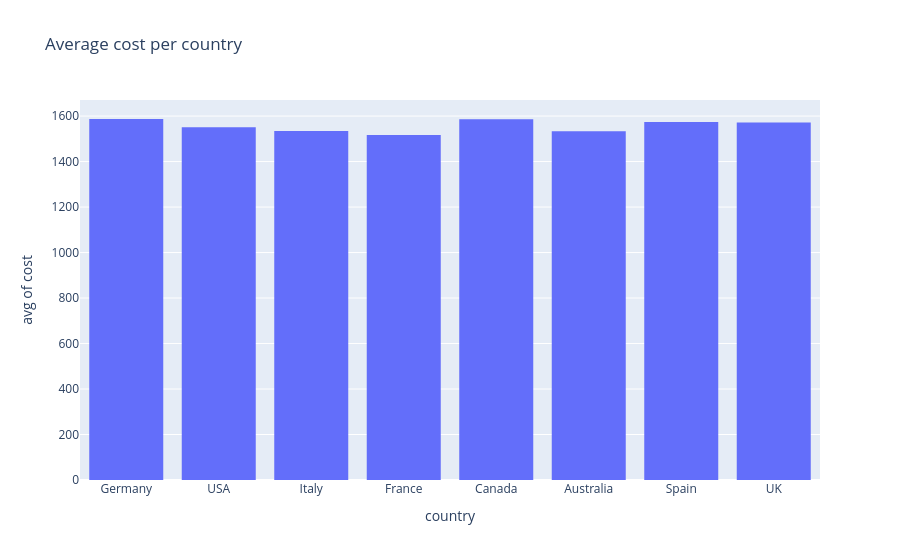

This figure's notebook cell:
### Code cell
px.histogram(train, x="country", y="cost", histfunc="avg", title="Average cost per country")

### Figure 1 — Plotly figure (JSON) as saved in the notebook; plotly's stock layout.template omitted (floating-point values rounded to 4 significant figures; data arrays with more than 128 entries replaced by an {"elided": "..."} marker saying what was removed)
{"data": [{"bingroup": "x", "histfunc": "avg", "hovertemplate": "country=%{x}<br>avg of cost=%{y}<extra></extra>", "legendgroup": "", "marker": {"color": "#636efa", "pattern": {"shape": ""}}, "name": "", "orientation": "v", "showlegend": false, "x": {"elided": "40000 str values"}, "xaxis": "x", "y": {"elided": "40000 float values"}, "yaxis": "y", "type": "histogram"}], "layout": {"xaxis": {"anchor": "y", "domain": [0.0, 1.0], "title": {"text": "country"}}, "yaxis": {"anchor": "x", "domain": [0.0, 1.0], "title": {"text": "avg of cost"}}, "legend": {"tracegroupgap": 0}, "title": {"text": "Average cost per country"}, "barmode": "relative"}}
